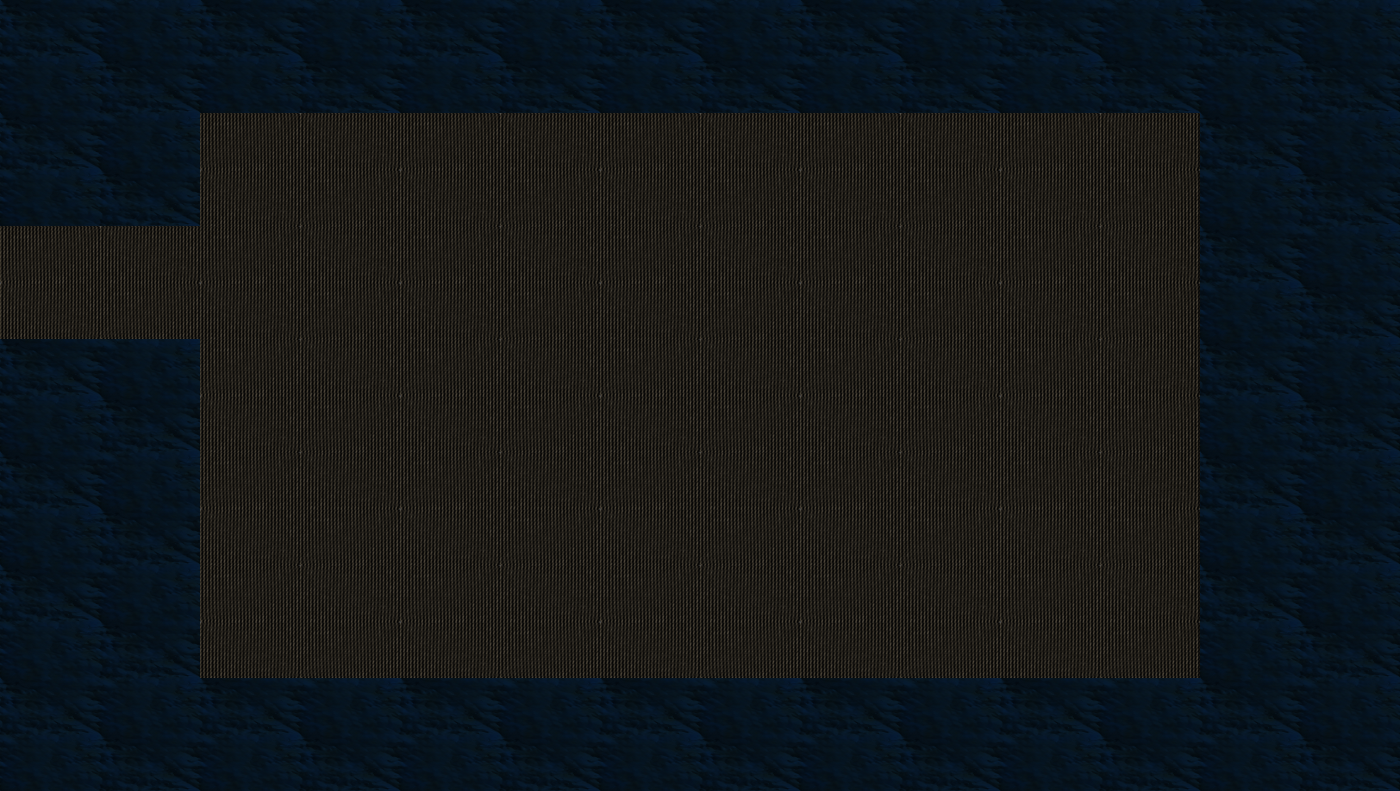

A level layout from a 2D game, rendered from its tile map. Below: a short description, then the map file with tile-grid data replaced by summaries:
An orthogonal 7x7 tile map with 200x113 px tiles, 2 tile layers (Base, Modifier), 2 tilesets and 5 objects (endRebelMain, startRebelMain, Enemyboogershooter2, Enemyboogershooter1, Enemyboogershooter0).

<map version="1.0" orientation="orthogonal" width="7" height="7" tilewidth="200" tileheight="113">
 <tileset firstgid="1" name="Base" tilewidth="200" tileheight="113">
  <image source="MapFiles/TileSets/RebelBase/baseTiles.png" width="400" height="113" />
  <tile id="0">
   <properties>
    <property name="isShootable" value="true" />
    <property name="isWalkable" value="false" />
   </properties>
  </tile>
  <tile id="1">
   <properties>
    <property name="isShootable" value="true" />
    <property name="isWalkable" value="true" />
   </properties>
  </tile>
 </tileset>
 <tileset firstgid="3" name="Modifier" tilewidth="200" tileheight="113">
  <image source="MapFiles/TileSets/RebelBase/modifierTiles.png" width="400" height="113" />
 </tileset>
 <layer name="Base" width="7" height="7">
  <data>[49 cells, 49 non-empty, 2 distinct tile ids]</data>
 </layer>
 <layer name="Modifier" width="7" height="7">
  <data>[49 cells, 0 non-empty, 0 distinct tile ids]</data>
 </layer>
 <objectgroup name="Spawn" width="7" height="7">
  <object name="endRebelMain" x="-28" y="196" width="70" height="186" />
  <object name="startRebelMain" x="164" y="258" width="56" height="42" />
  <object name="Enemyboogershooter2" x="220" y="164" width="987" height="517" />
  <object name="Enemyboogershooter1" x="224" y="119" width="964" height="542" />
  <object name="Enemyboogershooter0" x="223" y="88" width="970" height="530" />
 </objectgroup>
</map>
